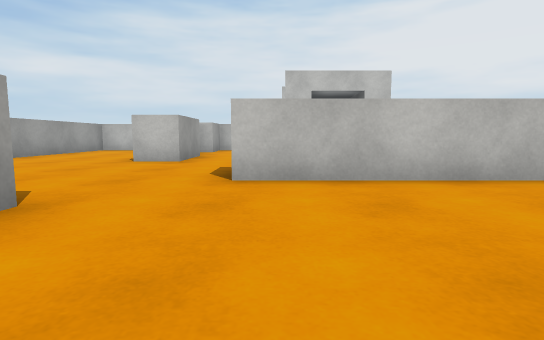
view 1 (above)

16 first-person views from a walk through a Unity game level. The camera is 0.55 m above the floor, tilts 6° down and sees 80° across. The floor is counted in squares, 1 m on a side. Each view is taken from the middle of a square. On the plan, view 1 faces up. The plan holds only what a view shows up to about 9 squares ahead; the rest is blank. The player character is not drawn. Surface patterns are stand-ins for the level's own textures.

view 2
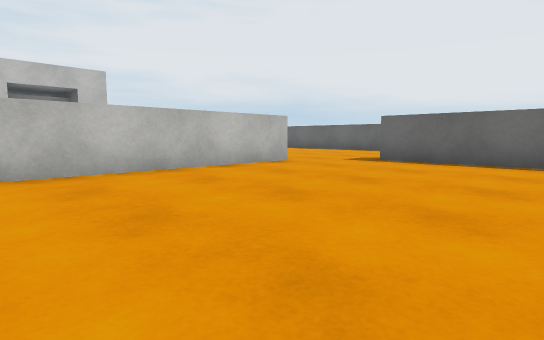

view 3
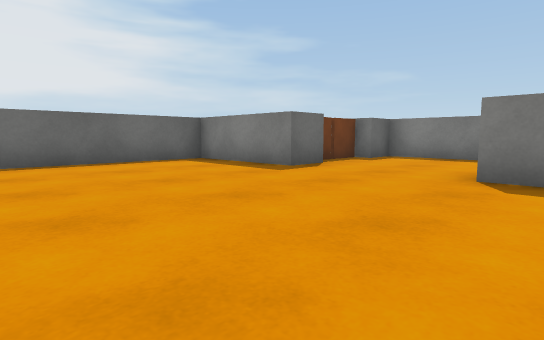

view 4
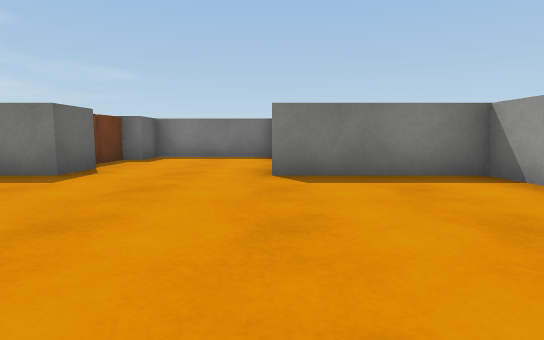

view 5
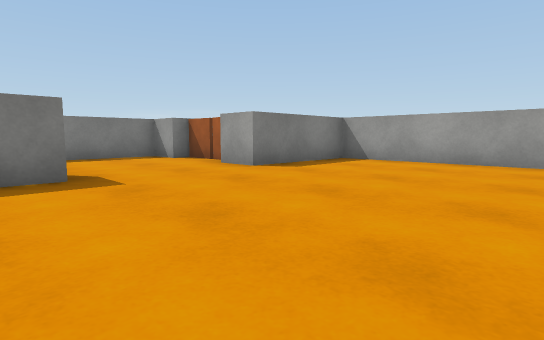

view 6
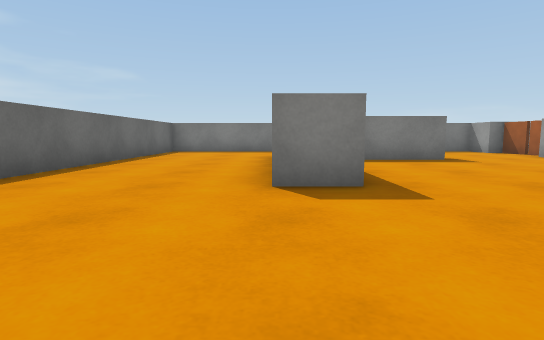

view 7
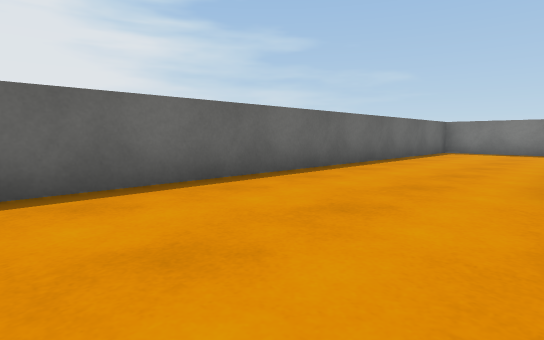

view 8
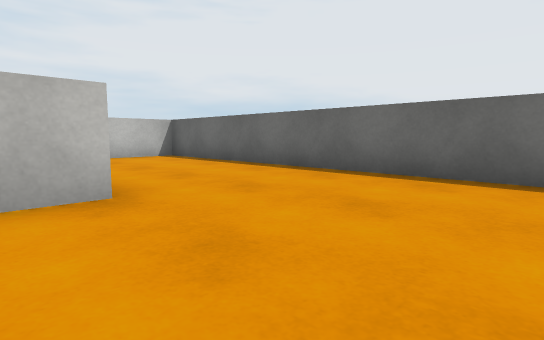

view 9
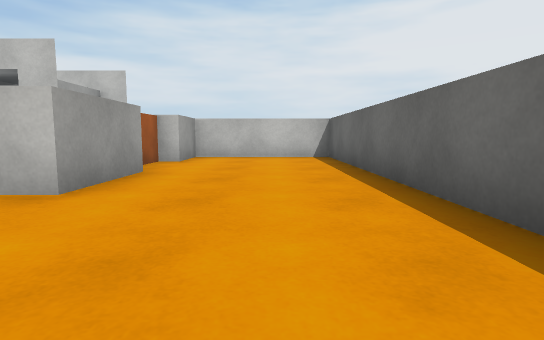

view 10
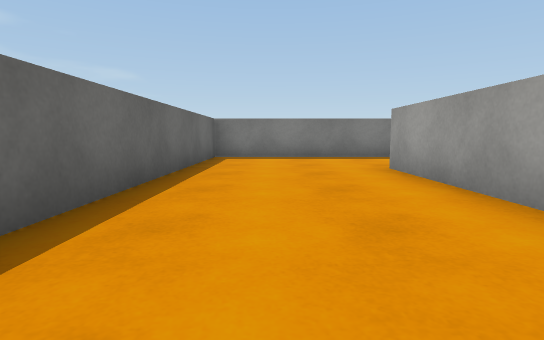

view 11
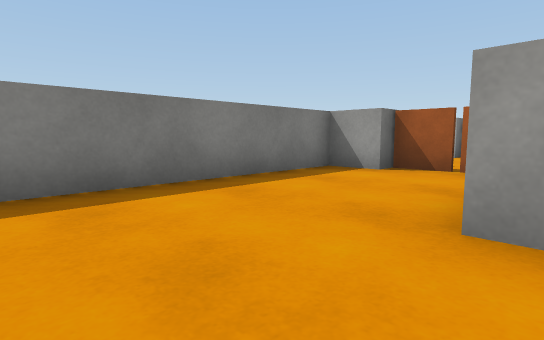

view 12
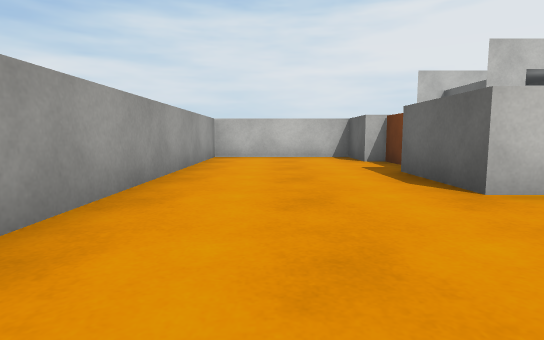

view 13
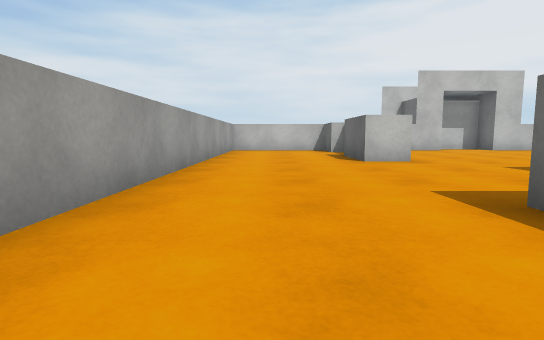

view 14
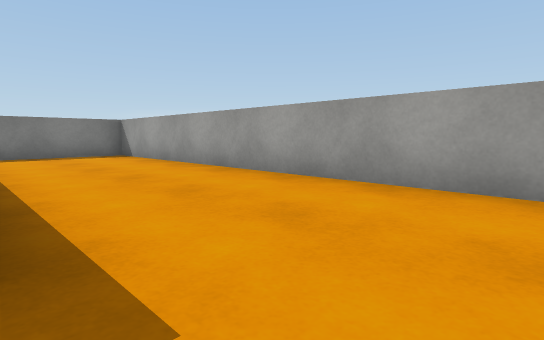

view 15
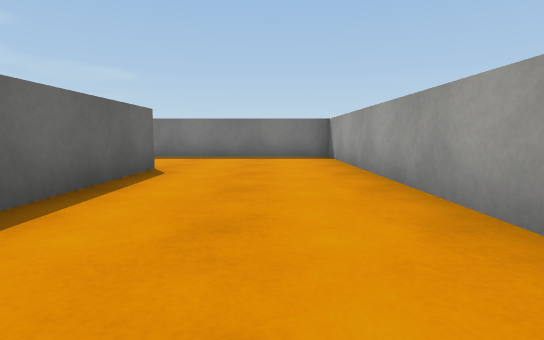

view 16
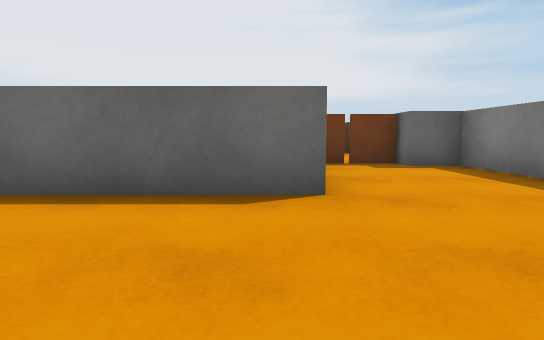

### Floor plan
Ten units are one square. View 1 is at (0, 0); x grows to the right and y downward. Boxes are objects, and circles mark ways between rooms. Rooms are numbered by the first view taken in them; rooms with no view inside come last. Other rooms are left out.
<svg viewBox="-70 -130 190 190">
<path fill="none" stroke="#000" d="M40 25 40 15 70 15 70 -25M55 -40 -5 -40M-20 -15 -20 15 10 15 10 25M0 45 10 45 10 55 40 55 40 45 50 45M70 -25 80 -25M80 -8 80 25M80 -90 80 -70 71 -70M50 45 50 55 115 55 115 -125 80 -125 80 -110M-20 -25 -20 -15M-20 -70 -30 -70 -30 -90M-30 26 -30 -8M-30 -110 -30 -125 -65 -125 -65 55 0 55 0 45"/>
<rect x="35" y="25" width="10" height="20" fill="#bbb"><title>other object</title></rect>
<rect x="-5" y="25" width="10" height="20" fill="#bbb"><title>other object</title></rect>
<circle cx="60" cy="-30" r="3" fill="#2a7"/>
<circle cx="65" cy="35" r="3" fill="#2a7"/>
<circle cx="-10" cy="-25" r="3" fill="#2a7"/>
<text x="30" y="0">1</text>
<text x="90" y="-30">2</text>
<text x="-40" y="-30">3</text>
</svg>
Room 1 opens to room 2. Room 1 opens to room 3.

Where each view was taken, in squares from view 1:
view 1: 0 up, 0 right, facing up
view 2: 1 down, 0 right, facing up-right
view 3: 3 up, 0 right, facing down-right
view 4: 3 up, 1 right, facing down
view 5: 3 up, 5 right, facing down-left
view 6: 6 up, 8 right, facing down
view 7: 6 up, 8 right, facing down-right
view 8: 4 up, 7 right, facing up-right
view 9: 4 up, 10 right, facing up
view 10: 3 up, 10 right, facing down
view 11: 2 down, 10 right, facing down-left
view 12: 4 up, 5 left, facing up
view 13: 0 up, 5 left, facing up
view 14: 4 up, 3 left, facing down-left
view 15: 3 up, 5 left, facing down
view 16: 2 down, 6 left, facing right
